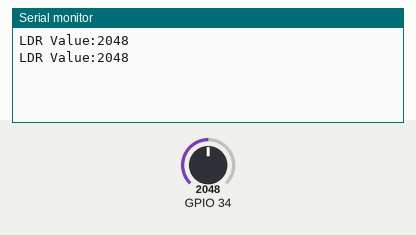
Recording of a sketch running on a simulated ESP32. Parts: the last lines printed to the serial monitor. The test bench sets the inputs (shaded band); at power-on: GPIO 34 = 2048.

Above: at 1.8 s.
1.9 s: GPIO 34 set to 2866
At 2.8 s:
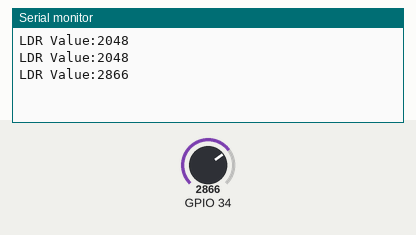
3.4 s: GPIO 34 set to 3603
At 4.8 s:
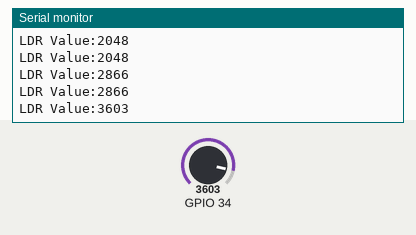
Timing chart, 0 to 6.4 s (numbered marks = the images above; inputs shaded):
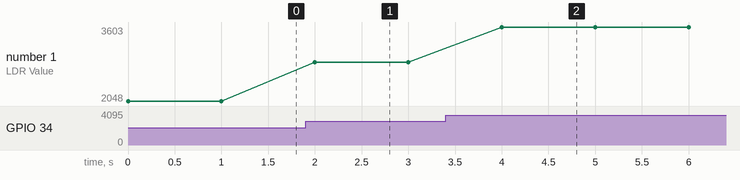

The sketch:

ADC.ino
```cpp
void setup() {
 Serial.begin(115200);

}
void loop()
 {
int ldrValue=analogRead(34);
Serial.print("LDR Value:");
Serial.println(ldrValue);
delay(1000);
}
```

Measured:
- after the input at 1.9 s, the serial monitor: prints a new line after 0.10 s (image 1)
- after the input at 3.4 s, the serial monitor: prints a new line after 0.60 s (image 2)
- plotted number 1: 2048 → 2866 after the input at 1.9 s, 2866 → 3603 after the input at 3.4 s
